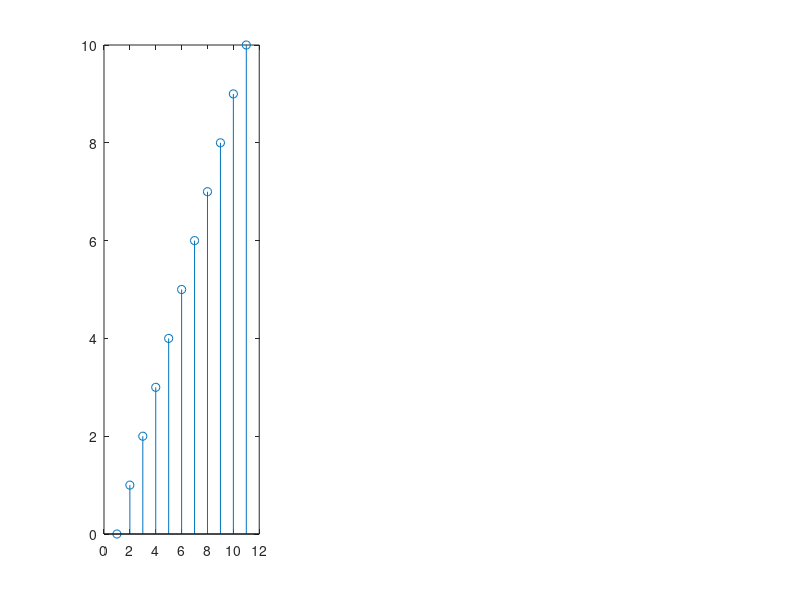

The MATLAB script that drew this image: (Note: this script raises an error after producing the figure.)
clc;
clear all;
close all;
b=[1];
a=[1 -1];
n=0:1:10;
subplot(1,3,1);
stem(n);
hold on;
stem(impz(b,a,n));
title("impulse response");
subplot(1,3,2);
stem(n);
stem(filter(b,a,n));
title("filter");
subplot(1,3,3);
stem(n);
stem(freqz(b,a,n));
title("freq response");
